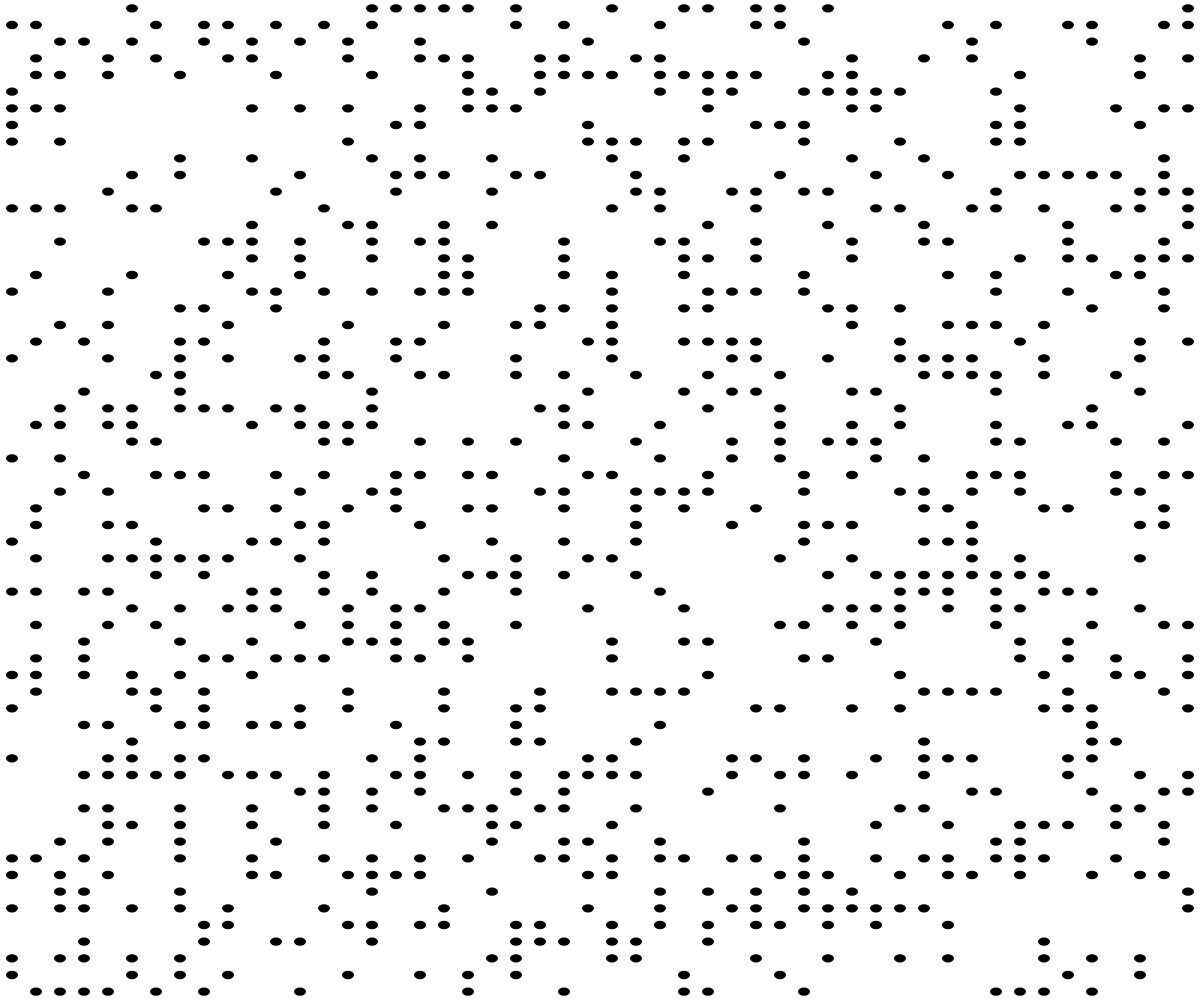
Frame 1 (no input)
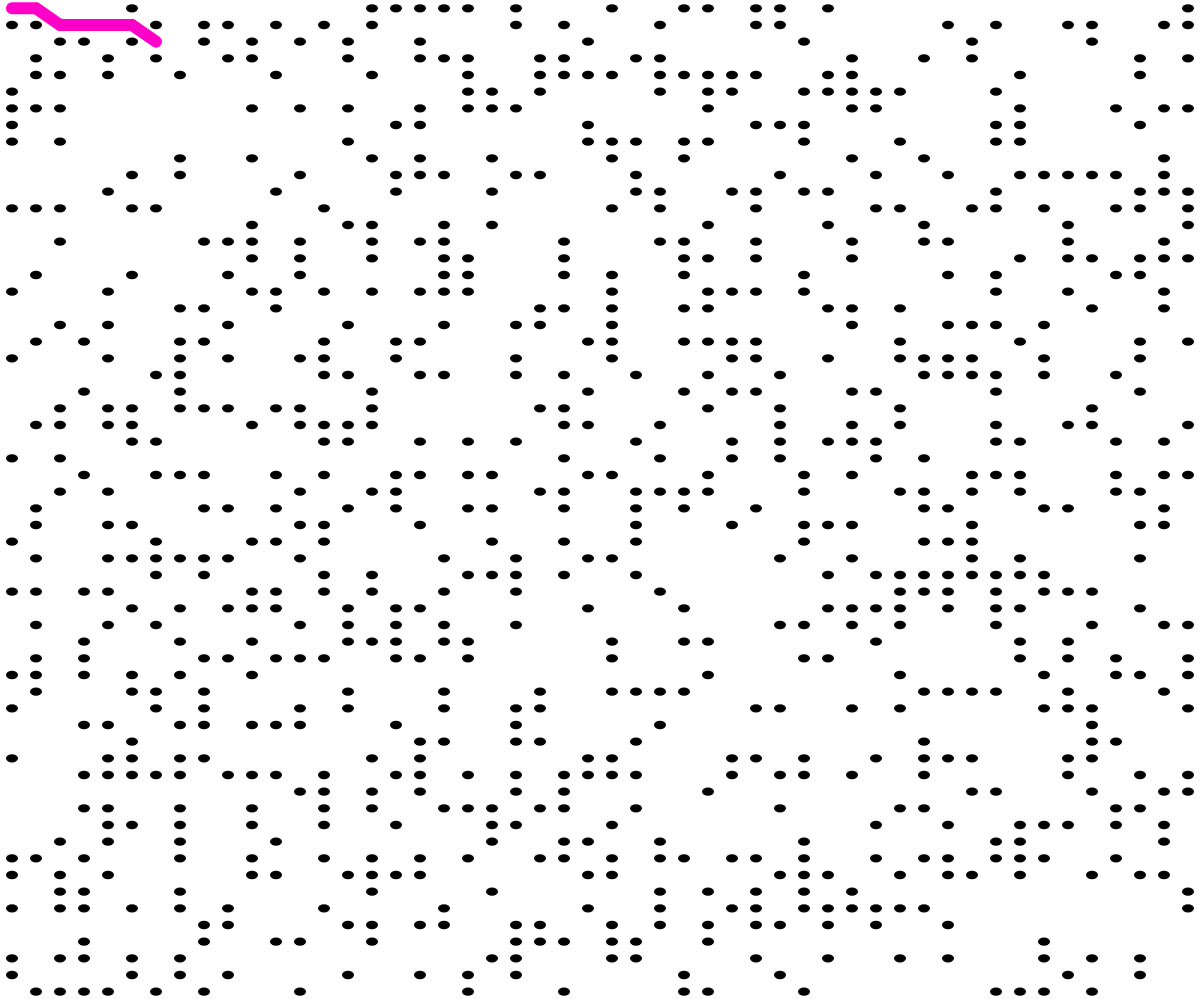
Frame 60 (no input)
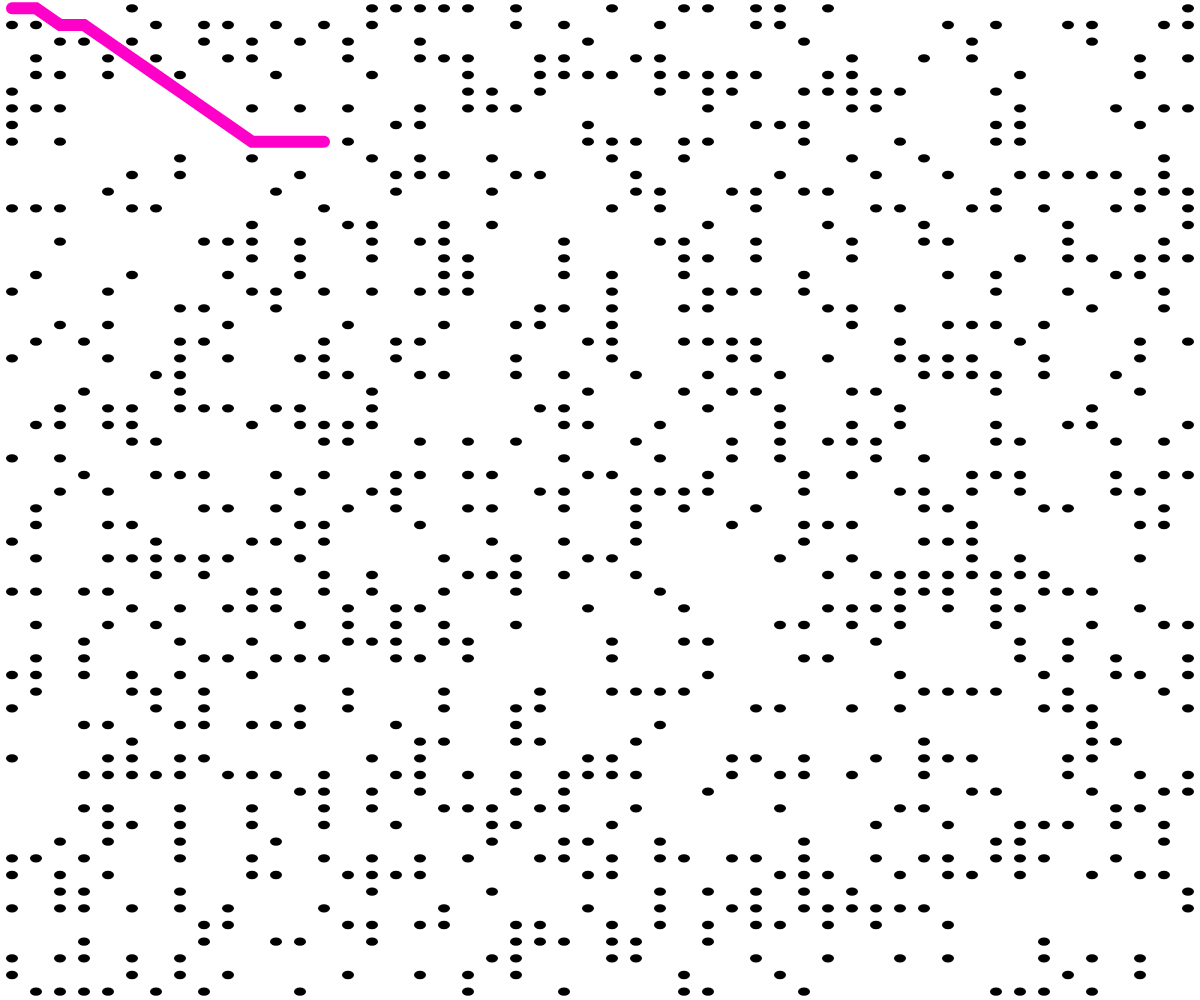
Frame 120 (the mouse pressed at the canvas centre since frame 60)

The p5.js sketch that drew these frames (run headless with seeded random() and noise() and a simulated clock; from frame 60 on, the mouse is pressed at the canvas centre):

// p5.js sketch
// ── sketch.js
function removeFromArray(arr, elt) {
  for (var i = arr.length - 1; i >= 0; i--) {
    if (arr[i] == elt) {
      arr.splice(i, 1);
    }
  }
}

function heuristic(a, b) {
  var d = dist(a.i, a.j, b.i, b.j);
  // var d = abs(a.i - b.i) + abs(a.j - b.j);
  return d;
}


var cols;
var rows;
var grid;

var openSet = [];
var closedSet = [];
var start;
var end;
var w, h;
var path = [];
var ObstSize = 20;

function Spot(i, j) {
  this.i = i;
  this.j = j;
  this.f = 0;
  this.g = 0;
  this.h = 0;
  this.neighbors = [];
  this.previous = undefined;
  this.wall = false;

  if (random(1) < 0.3) {
    this.wall = true;
  }


  this.show = function(col) {
    //fill(col);
    if (this.wall) {
      fill(0);
      noStroke();
      ellipse(this.i * w + w / 2, this.j * h + h / 2, w / 2, h / 2);
    }
    //rect(this.i * w, this.j * h, w - 1, h - 1);
  }

  this.addNeighbors = function(grid) {
    var i = this.i;
    var j = this.j;
    if (i < cols - 1) {
      this.neighbors.push(grid[i + 1][j]);
    }
    if (i > 0) {
      this.neighbors.push(grid[i - 1][j]);
    }
    if (j < rows - 1) {
      this.neighbors.push(grid[i][j + 1]);
    }
    if (j > 0) {
      this.neighbors.push(grid[i][j - 1]);
    }
    if (i > 0 && j > 0) {
      this.neighbors.push(grid[i - 1][j - 1]);
    }
    if (i < cols - 1 && j > 0) {
      this.neighbors.push(grid[i + 1][j - 1]);
    }
    if (i > 0 && j < rows - 1) {
      this.neighbors.push(grid[i - 1][j + 1]);
    }
    if (i < cols - 1 && j < rows - 1) {
      this.neighbors.push(grid[i + 1][j + 1]);
    }
  }
}

//function windowResized() {
//  This part is glitchy, would need to restart the search
//	resizeCanvas(windowWidth,windowHeight);
//}

function setup() {
	pixelDensity(1);
  createCanvas(windowWidth,windowHeight);
  console.log('A*');

cols = floor(height / ObstSize);
rows = floor(width  / ObstSize);
grid = new Array(cols);

  w = width / cols;
  h = height / rows;

  // Making a 2D array
  for (var i = 0; i < cols; i++) {
    grid[i] = new Array(rows);
  }

  for (var i = 0; i < cols; i++) {
    for (var j = 0; j < rows; j++) {
      grid[i][j] = new Spot(i, j);
    }
  }

  for (var i = 0; i < cols; i++) {
    for (var j = 0; j < rows; j++) {
      grid[i][j].addNeighbors(grid);
    }
  }



  start = grid[0][0];
  end = grid[cols - 1][rows - 1];
  start.wall = false;
  end.wall = false;

  openSet.push(start);




}

function draw() {

  if (openSet.length > 0) {

    var winner = 0;
    for (var i = 0; i < openSet.length; i++) {
      if (openSet[i].f < openSet[winner].f) {
        winner = i;
      }
    }
    var current = openSet[winner];

    if (current === end) {
      noLoop();
      console.log("DONE!");
    }


    removeFromArray(openSet, current);
    closedSet.push(current);

    var neighbors = current.neighbors;
    for (var i = 0; i < neighbors.length; i++) {
      var neighbor = neighbors[i];

      if (!closedSet.includes(neighbor) && !neighbor.wall) {
        var tempG = current.g + heuristic(neighbor, current);

        var newPath = false;
        if (openSet.includes(neighbor)) {
          if (tempG < neighbor.g) {
            neighbor.g = tempG;
            newPath = true;
          }
        } else {
          neighbor.g = tempG;
          newPath = true;
          openSet.push(neighbor);
        }

        if (newPath) {
          neighbor.h = heuristic(neighbor, end);
          neighbor.f = neighbor.g + neighbor.h;
          neighbor.previous = current;
        }
      }

    }
    // we can keep going
  } else {
    console.log('no solution');
    noLoop();
    return;

    // no solution
  }

  background(255);

  for (var i = 0; i < cols; i++) {
    for (var j = 0; j < rows; j++) {
      grid[i][j].show(color(255));
    }
  }


  for (var i = 0; i < closedSet.length; i++) {
    //closedSet[i].show(color(255, 0, 0));
  }

  for (var i = 0; i < openSet.length; i++) {
    //openSet[i].show(color(0, 255, 0));
  }


  // Find the path
  path = [];
  var temp = current;
  path.push(temp);
  while (temp.previous) {
    path.push(temp.previous);
    temp = temp.previous;
  }


  for (var i = 0; i < path.length; i++) {
    //path[i].show(color(0, 0, 255));
  }

  noFill();
  stroke(255, 0, 200);
  strokeWeight(w / 2);
  beginShape();
  for (var i = 0; i < path.length; i++) {
    vertex(path[i].i * w + w / 2, path[i].j * h + h / 2);
  }
  endShape();



}
